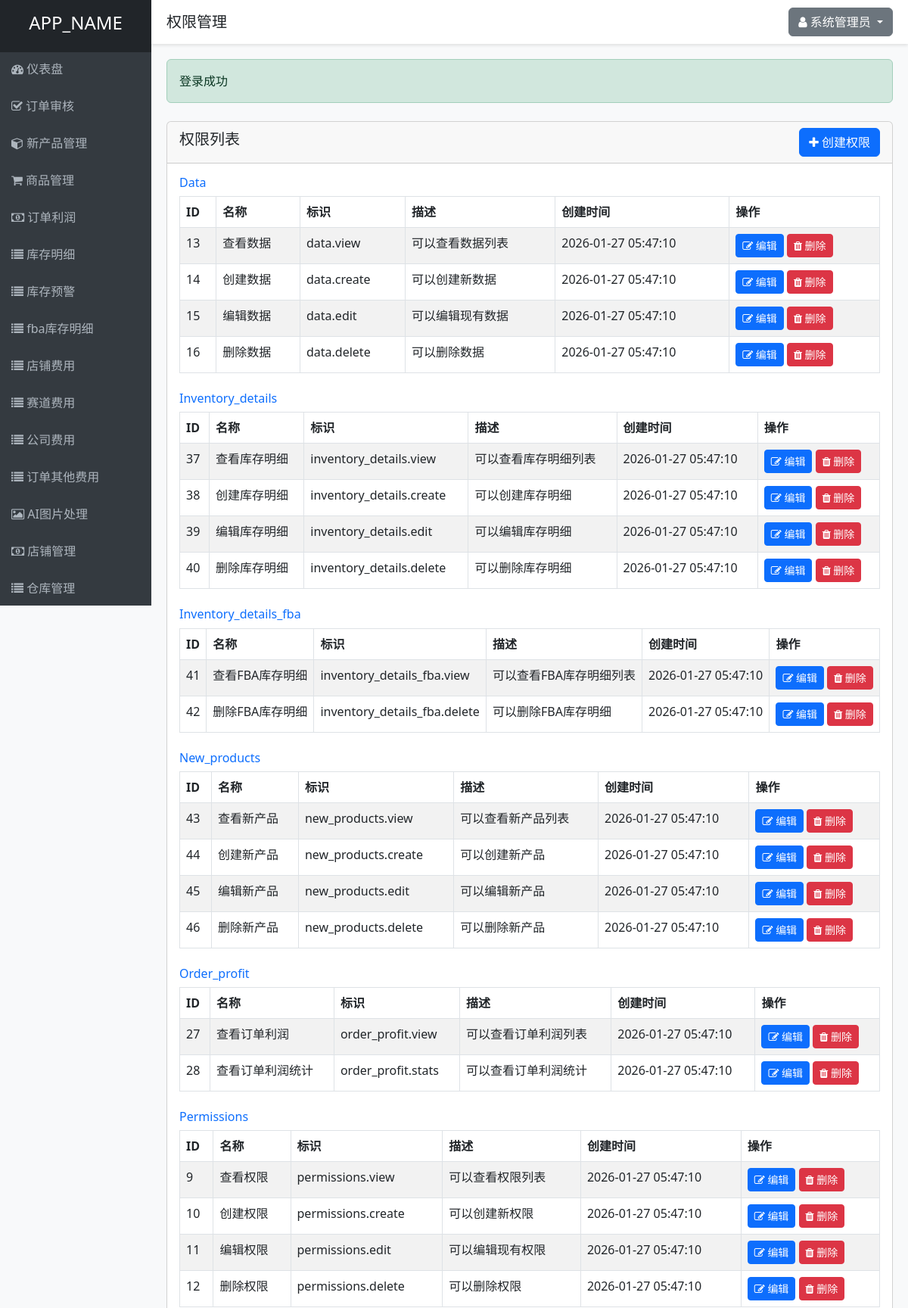
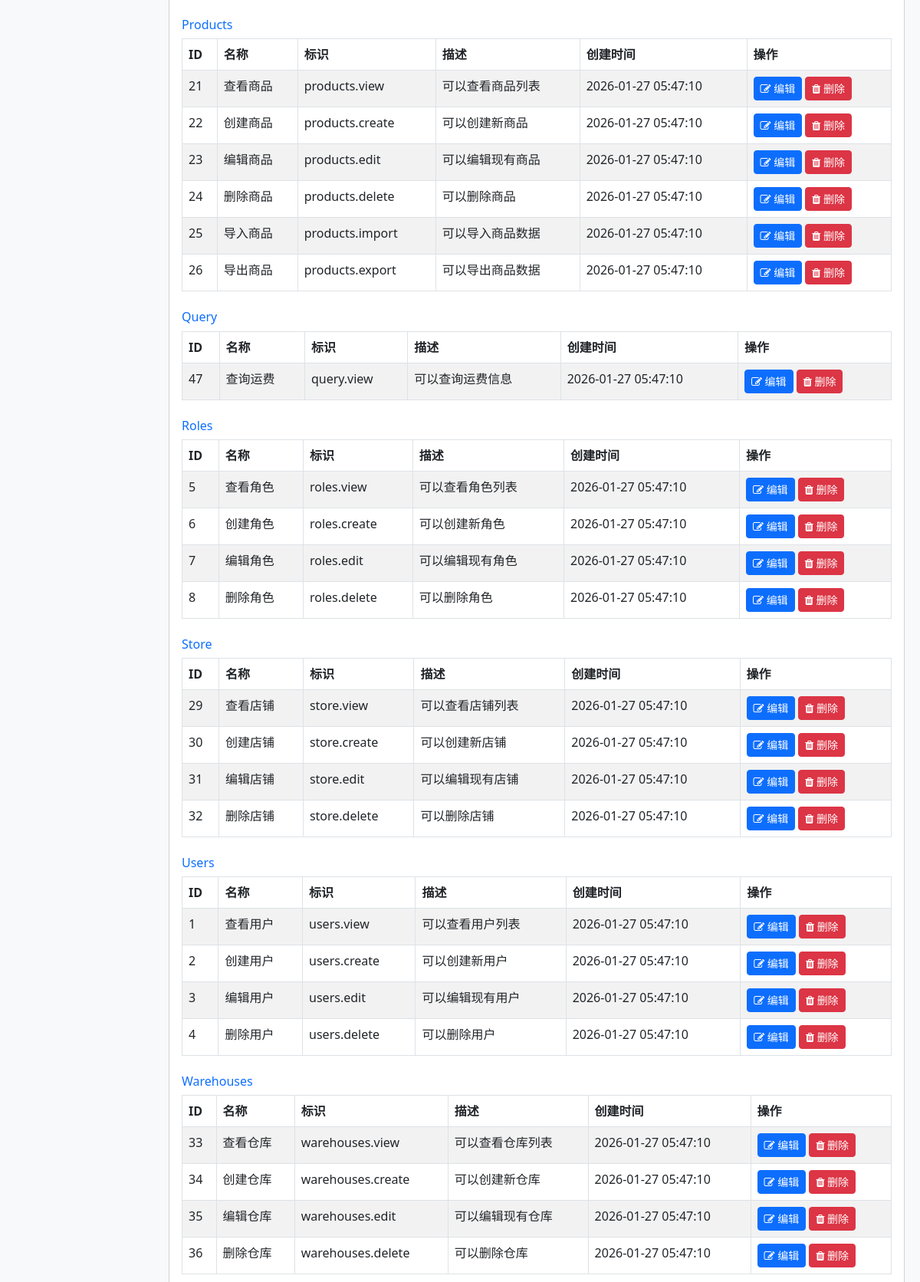
Page /permissions.php (signed in, upper part) on the committed database (2 pictures, top to bottom).
### tables this page shows
CREATE TABLE IF NOT EXISTS permissions (
    id INT AUTO_INCREMENT PRIMARY KEY,
    name VARCHAR(50) NOT NULL UNIQUE,
    slug VARCHAR(50) NOT NULL UNIQUE,
    description TEXT,
    module VARCHAR(50) NOT NULL,
    created_at TIMESTAMP DEFAULT CURRENT_TIMESTAMP,
    updated_at TIMESTAMP DEFAULT CURRENT_TIMESTAMP ON UPDATE CURRENT_TIMESTAMP
);

### controllers/PermissionController.php (called while the page is built, shortened)
<?php
require_once ADMIN_PANEL_DIR . '/models/Permission.php';
require_once ADMIN_PANEL_DIR . '/helpers/functions.php';
class PermissionController {
    private $permissionModel;
    public function __construct() {
        $this->permissionModel = new Permission();
    }
    public function index() {
        $permissions = $this->permissionModel->getAllByModule();
        include VIEWS_DIR . '/layouts/header.php';
        include VIEWS_DIR . '/permissions/index.php';
        include VIEWS_DIR . '/layouts/footer.php';
    }
}
?>

### helpers/functions.php (called while the page is built, shortened)
<?php
function isLoggedIn() {
    return isset($_SESSION['user_id']);
}
function getCurrentUserId() {
    return $_SESSION['user_id'] ?? null;
}
function hasPermission($permissionSlug) {
    require_once ADMIN_PANEL_DIR . '/models/Permission.php';
    $permissionModel = new Permission();
    return $permissionModel->checkUserPermission(getCurrentUserId(), $permissionSlug);
}
?>

### includes/database.php (called while the page is built, shortened)
<?php
class Database {
    private static $instance = null;
    private $conn;
    private function __construct() {
        try {
            $this->conn = new PDO(
                "mysql:host=" . DB_HOST . ";dbname=" . DB_NAME . ";charset=utf8",
                DB_USER,
                DB_PASS,
                [
                    PDO::ATTR_ERRMODE => PDO::ERRMODE_EXCEPTION,
                    PDO::ATTR_DEFAULT_FETCH_MODE => PDO::FETCH_ASSOC,
                    PDO::ATTR_EMULATE_PREPARES => false
                ]
            );
        } catch(PDOException $e) {
            die("数据库连接失败: " . $e->getMessage());
        }
    }
    public static function getInstance() {
        if(self::$instance === null) {
            self::$instance = new Database();
        }
        return self::$instance;
    }
    public function query($sql, $params = []) {
        $stmt = $this->conn->prepare($sql);
        $stmt->execute($params);
        return $stmt;
    }
}
?>

### models/Permission.php (called while the page is built, shortened)
<?php
require_once ADMIN_PANEL_DIR . '/includes/database.php';
class Permission {
    private $db;
    public function __construct() {
        $this->db = Database::getInstance();
    }
    public function getAll() {
        $sql = "SELECT * FROM permissions ORDER BY module, id";
        $stmt = $this->db->query($sql);
        return $stmt->fetchAll();
    }
    public function getAllByModule() {
        $permissions = $this->getAll();
        $grouped = [];
        foreach ($permissions as $permission) {
            $module = $permission['module'];
            if (!isset($grouped[$module])) {
                $grouped[$module] = [];
            }
            $grouped[$module][] = $permission;
        }
        return $grouped;
    }
    public function checkUserPermission($userId, $permissionSlug) {
        $sql = "SELECT COUNT(*) as count FROM permissions p
                JOIN role_permissions rp ON p.id = rp.permission_id
                JOIN user_roles ur ON rp.role_id = ur.role_id
                WHERE ur.user_id = ? AND p.slug = ?";
        $stmt = $this->db->query($sql, [$userId, $permissionSlug]);
        $result = $stmt->fetch();
        return $result['count'] > 0;
    }
}
?>

### views/permissions/index.php (the view)
<div class="row mt-4">
    <div class="col-md-12">
        <div class="card">
            <div class="card-header d-flex justify-content-between align-items-center">
                <h5>权限列表</h5>
                <?php if (hasPermission('permissions.create')): ?>
                    <a href="<?php echo ADMIN_PANEL_URL; ?>/permissions.php?action=create" class="btn btn-primary">
                        <i class="fa fa-plus"></i> 创建权限
                    </a>
                <?php endif; ?>
            </div>
            <div class="card-body">
                <?php foreach ($permissions as $module => $modulePermissions): ?>
                    <div class="mb-4">
                        <h6 class="text-primary"><?php echo ucfirst($module); ?></h6>
                        <table class="table table-bordered table-striped">
                            <thead>
                                <tr>
                                    <th>ID</th>
                                    <th>名称</th>
                                    <th>标识</th>
                                    <th>描述</th>
                                    <th>创建时间</th>
                                    <th>操作</th>
                                </tr>
                            </thead>
                            <tbody>
                                <?php foreach ($modulePermissions as $permission): ?>
                                    <tr>
                                        <td><?php echo $permission['id']; ?></td>
                                        <td><?php echo $permission['name']; ?></td>
                                        <td><?php echo $permission['slug']; ?></td>
                                        <td><?php echo $permission['description']; ?></td>
                                        <td><?php echo $permission['created_at']; ?></td>
                                        <td>
                                            <?php if (hasPermission('permissions.edit')): ?>
                                                <a href="<?php echo ADMIN_PANEL_URL; ?>/permissions.php?action=edit&id=<?php echo $permission['id']; ?>" class="btn btn-sm btn-primary">
                                                    <i class="fa fa-edit"></i> 编辑
                                                </a>
                                            <?php endif; ?>
                                            <?php if (hasPermission('permissions.delete')): ?>
                                                <a href="<?php echo ADMIN_PANEL_URL; ?>/permissions.php?action=delete&id=<?php echo $permission['id']; ?>" class="btn btn-sm btn-danger" onclick="return confirm('确定要删除这个权限吗？');">
                                                    <i class="fa fa-trash"></i> 删除
                                                </a>
                                            <?php endif; ?>
                                        </td>
                                    </tr>
                                <?php endforeach; ?>
                            </tbody>
                        </table>
                    </div>
                <?php endforeach; ?>
            </div>
        </div>
    </div>
</div>

### views/layouts/header.php (style rules this page uses)
body { background-color: #f8f9fa; }

### rows in the picture
permissions: id "13", name "查看数据", slug "data.view", description "可以查看数据列表", created_at "2026-01-27 05:47:10"
permissions: id "14", name "创建数据", slug "data.create", description "可以创建新数据", created_at "2026-01-27 05:47:10"
permissions: id "15", name "编辑数据", slug "data.edit", description "可以编辑现有数据", created_at "2026-01-27 05:47:10"
permissions: id "16", name "删除数据", slug "data.delete", description "可以删除数据", created_at "2026-01-27 05:47:10"
permissions: id "37", name "查看库存明细", slug "inventory_details.view", description "可以查看库存明细列表", created_at "2026-01-27 05:47:10"
permissions: id "38", name "创建库存明细", slug "inventory_details.create", description "可以创建库存明细", created_at "2026-01-27 05:47:10"
permissions: id "39", name "编辑库存明细", slug "inventory_details.edit", description "可以编辑库存明细", created_at "2026-01-27 05:47:10"
permissions: id "40", name "删除库存明细", slug "inventory_details.delete", description "可以删除库存明细", created_at "2026-01-27 05:47:10"
permissions: id "41", name "查看FBA库存明细", slug "inventory_details_fba.view", description "可以查看FBA库存明细列表", created_at "2026-01-27 05:47:10"
permissions: id "42", name "删除FBA库存明细", slug "inventory_details_fba.delete", description "可以删除FBA库存明细", created_at "2026-01-27 05:47:10"
permissions: id "43", name "查看新产品", slug "new_products.view", description "可以查看新产品列表", created_at "2026-01-27 05:47:10"
permissions: id "44", name "创建新产品", slug "new_products.create", description "可以创建新产品", created_at "2026-01-27 05:47:10"
permissions: id "45", name "编辑新产品", slug "new_products.edit", description "可以编辑新产品", created_at "2026-01-27 05:47:10"
permissions: id "46", name "删除新产品", slug "new_products.delete", description "可以删除新产品", created_at "2026-01-27 05:47:10"
permissions: id "27", name "查看订单利润", slug "order_profit.view", description "可以查看订单利润列表", created_at "2026-01-27 05:47:10"
permissions: id "28", name "查看订单利润统计", slug "order_profit.stats", description "可以查看订单利润统计", created_at "2026-01-27 05:47:10"
permissions: id "9", name "查看权限", slug "permissions.view", description "可以查看权限列表", created_at "2026-01-27 05:47:10"
permissions: id "10", name "创建权限", slug "permissions.create", description "可以创建新权限", created_at "2026-01-27 05:47:10"
permissions: id "11", name "编辑权限", slug "permissions.edit", description "可以编辑现有权限", created_at "2026-01-27 05:47:10"
permissions: id "12", name "删除权限", slug "permissions.delete", description "可以删除权限", created_at "2026-01-27 05:47:10"
permissions: id "21", name "查看商品", slug "products.view", description "可以查看商品列表", created_at "2026-01-27 05:47:10"
permissions: id "22", name "创建商品", slug "products.create", description "可以创建新商品", created_at "2026-01-27 05:47:10"
permissions: id "23", name "编辑商品", slug "products.edit", description "可以编辑现有商品", created_at "2026-01-27 05:47:10"
permissions: id "24", name "删除商品", slug "products.delete", description "可以删除商品", created_at "2026-01-27 05:47:10"
permissions: id "25", name "导入商品", slug "products.import", description "可以导入商品数据", created_at "2026-01-27 05:47:10"
permissions: id "26", name "导出商品", slug "products.export", description "可以导出商品数据", created_at "2026-01-27 05:47:10"
permissions: id "47", name "查询运费", slug "query.view", description "可以查询运费信息", created_at "2026-01-27 05:47:10"
permissions: id "5", name "查看角色", slug "roles.view", description "可以查看角色列表", created_at "2026-01-27 05:47:10"
permissions: id "6", name "创建角色", slug "roles.create", description "可以创建新角色", created_at "2026-01-27 05:47:10"
permissions: id "7", name "编辑角色", slug "roles.edit", description "可以编辑现有角色", created_at "2026-01-27 05:47:10"
permissions: id "8", name "删除角色", slug "roles.delete", description "可以删除角色", created_at "2026-01-27 05:47:10"
permissions: id "29", name "查看店铺", slug "store.view", description "可以查看店铺列表", created_at "2026-01-27 05:47:10"
permissions: id "30", name "创建店铺", slug "store.create", description "可以创建新店铺", created_at "2026-01-27 05:47:10"
permissions: id "31", name "编辑店铺", slug "store.edit", description "可以编辑现有店铺", created_at "2026-01-27 05:47:10"
permissions: id "32", name "删除店铺", slug "store.delete", description "可以删除店铺", created_at "2026-01-27 05:47:10"
permissions: id "1", name "查看用户", slug "users.view", description "可以查看用户列表", created_at "2026-01-27 05:47:10"
permissions: id "2", name "创建用户", slug "users.create", description "可以创建新用户", created_at "2026-01-27 05:47:10"
permissions: id "3", name "编辑用户", slug "users.edit", description "可以编辑现有用户", created_at "2026-01-27 05:47:10"
permissions: id "4", name "删除用户", slug "users.delete", description "可以删除用户", created_at "2026-01-27 05:47:10"
permissions: id "33", name "查看仓库", slug "warehouses.view", description "可以查看仓库列表", created_at "2026-01-27 05:47:10"
permissions: id "34", name "创建仓库", slug "warehouses.create", description "可以创建新仓库", created_at "2026-01-27 05:47:10"
permissions: id "35", name "编辑仓库", slug "warehouses.edit", description "可以编辑现有仓库", created_at "2026-01-27 05:47:10"
permissions: id "36", name "删除仓库", slug "warehouses.delete", description "可以删除仓库", created_at "2026-01-27 05:47:10"

### other values in the picture
APP_NAME "APP_NAME"
$title "权限管理"
$_SESSION['full_name'] "系统管理员"
$success "登录成功"
$module "Data"
$module "Inventory_details"
$module "Inventory_details_fba"
$module "New_products"
$module "Order_profit"
$module "Permissions"
$module "Products"
$module "Query"
$module "Roles"
$module "Store"
$module "Users"
